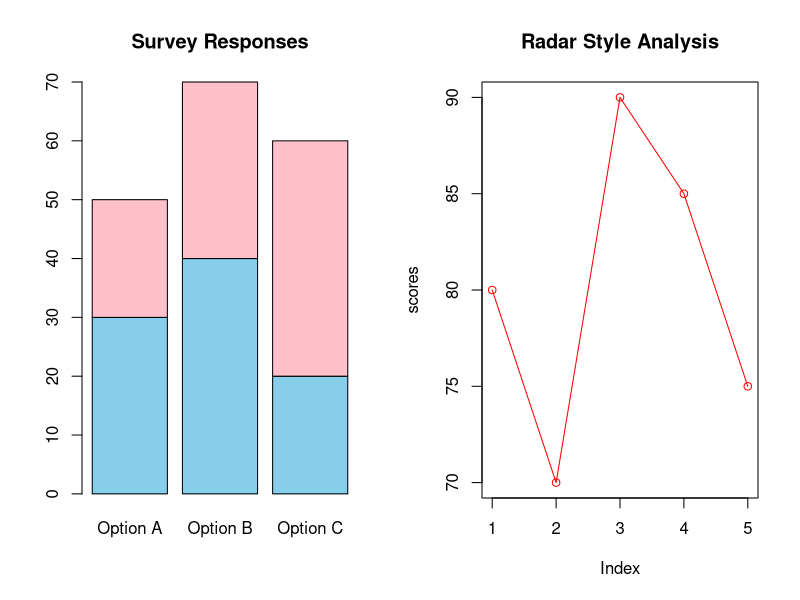

The R source for this figure:
# Survey Dataset
responses <- matrix(c(30,40,20,
                      20,30,40),
                    nrow=2,
                    byrow=TRUE)

colnames(responses) <- c("Option A","Option B","Option C")
rownames(responses) <- c("Male","Female")

par(mfrow=c(1,2))

# Stacked Bar Chart
barplot(responses,
        col=c("skyblue","pink"),
        main="Survey Responses")

# Radar Style Plot
scores <- c(80,70,90,85,75)
plot(scores,
     type="o",
     col="red",
     main="Radar Style Analysis")

par(mfrow=c(1,1))

# Table
print(responses)
